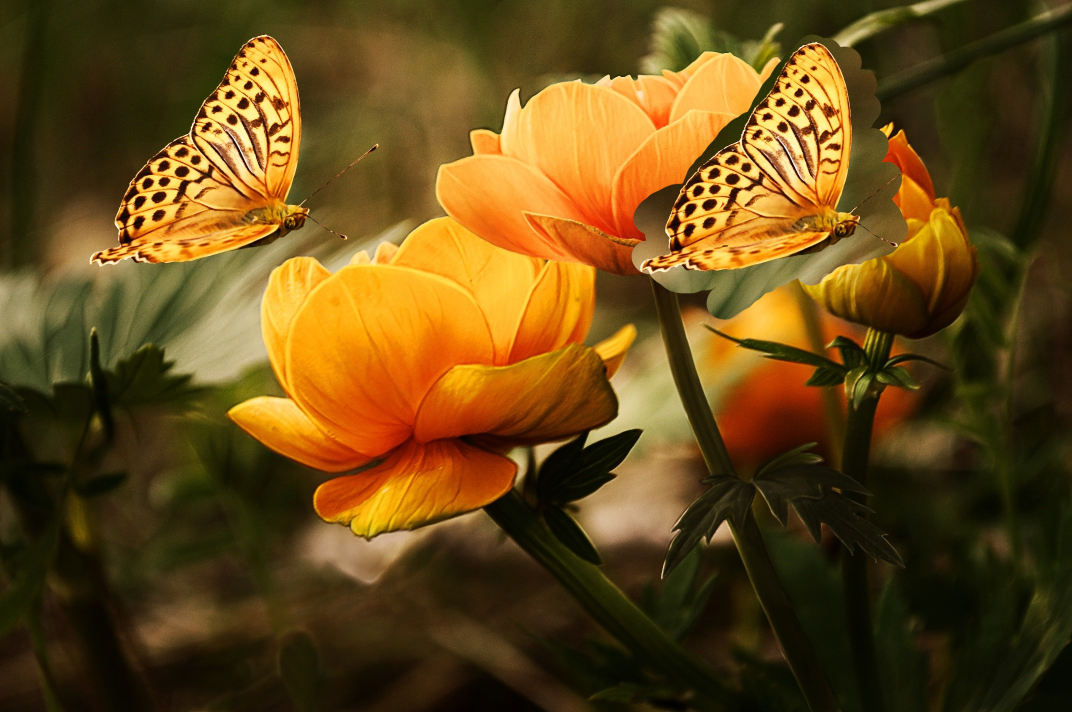
#> input picture image/colorFlower-cloned.jpeg, 2144 x 1424 px, found by its file name (shown at 1/2 size)
$ python cloning4.py
#> lines starting #> are read from the running program, lines starting #| are printed output that depends on the picture
"""this is not completed. but intended to have the euclidean based feature matching and do HOG descriptor matching
if no match was found on SIFT features"""
# import the necessary packages
import threading

from cv2.cv2 import HOGDescriptor
from skimage import img_as_float
from skimage.segmentation import slic
import matplotlib.pyplot as plt
from skimage.segmentation import mark_boundaries
import numpy
import cv2
import scipy.spatial.distance
import time


class Data:
    # [6 lines left out: function __init__, not called in this run]


class KeyDes:
    def __init__(self, keypoint=None, descriptor=None):
        """this act as the constructor"""
        self.keypoint = keypoint
        self.descriptor = descriptor


def getImageSegments(rgbImage: numpy.uint8, segments: int, sigma: int) -> numpy.ndarray:
    """this will return the slic segmetns"""
    # img = img_as_float(image)
    bgrImage = rgbImage[:, :, ::-1]  # converted to bgr order because skimage work on bgr images
    segmentedData = slic(image=bgrImage, n_segments=segments, sigma=sigma)
    # drawSegments(image=bgrImage, segments=segmentedData)
    return segmentedData


# [9 lines left out: function drawSegments, not called in this run]


def resizeImage(image: numpy.uint8) -> numpy.uint8:
    """this will resize image if dimensions are greter than 512"""
    if image.shape[0] > 512:
        width = int(numpy.around((image.shape[1]) / 2))
        height = int(numpy.around(image.shape[0] / 2))
        resizedImage = cv2.resize(src=image, dsize=(width, height))
        return resizedImage
    return image


def getSIFTKeyDes(image: numpy.uint8) -> (list, numpy.ndarray):
    """here we do the keypoint besed calculations"""
    grayImage = cv2.cvtColor(image, cv2.COLOR_BGR2GRAY)
    sift = cv2.xfeatures2d.SIFT_create()
    keys, des = sift.detectAndCompute(grayImage, None)
    print('type of keys : ', type(keys))
    print('type of descriptors : ', type(des))
    print('length of keys - of type <class \'list\'>: ', len(keys))
    print('shape of descriptors - of type <class \'numpy.ndarray\'>: ', des.shape)
    return keys, des


# [21 lines left out: functions drawSIFTKeysOnly, drawSURFKeysOnly, not called in this run]


def clusterKeypoints(keypoints: list, descriptors: numpy.ndarray, segments: numpy.ndarray) -> dict:
    dictionary = {}
    for keypoint, descriptor in zip(keypoints, descriptors):  # index is starting from ZERO
        segmentVal = segments[int(round(keypoint.pt[1]))][int(round(keypoint.pt[0]))]
        # segments are in (row,col) order and keypoint.pt is in (x,y) order

        if segmentVal in dictionary:
            dictionary[segmentVal].append(KeyDes(keypoint=keypoint, descriptor=descriptor))
        else:
            dictionary[segmentVal] = [KeyDes(keypoint=keypoint, descriptor=descriptor)]
    return dictionary


# [151 lines left out: functions matchedKeypoints, matchClusters, identifySuspectAreas, calculsteHOGofSuspectAreas, drawMatchedClusters, drawClonedArea, not called in this run]


start_time = time.time()
# img = cv2.imread('/home/waasala/workspace/PycharmProjects/OpenCVBasic/cloningDetection/image.png')
img = resizeImage(cv2.imread('/home/waasala/workspace/gimp/colorFlower-cloned.jpeg'))
#> in resizeImage, `width = int(numpy.around((image.shape[1]) / 2))`: width = 1072
#> in resizeImage, `resizedImage = cv2.resize(src=image, dsize=(width, height))`:
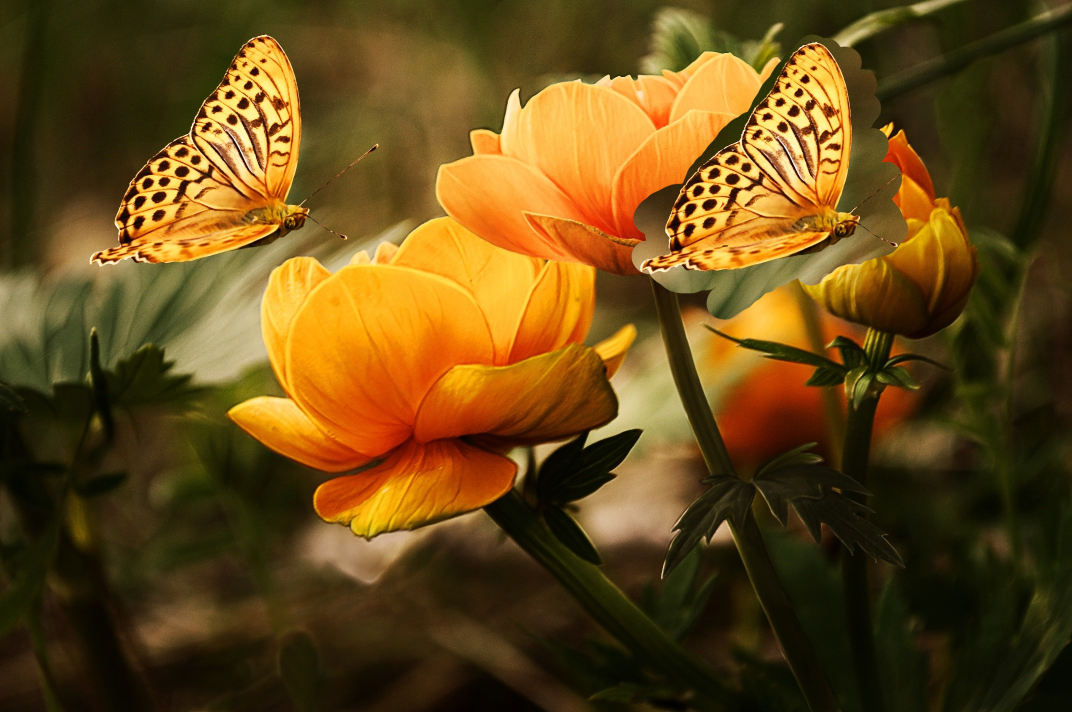
#> resizedImage: shape (712, 1072, 3); mean B, G, R 23.6, 73.1, 101.4

keys, des = getSIFTKeyDes(image=img)
#> in getSIFTKeyDes, `grayImage = cv2.cvtColor(image, cv2.COLOR_BGR2GRAY)`:
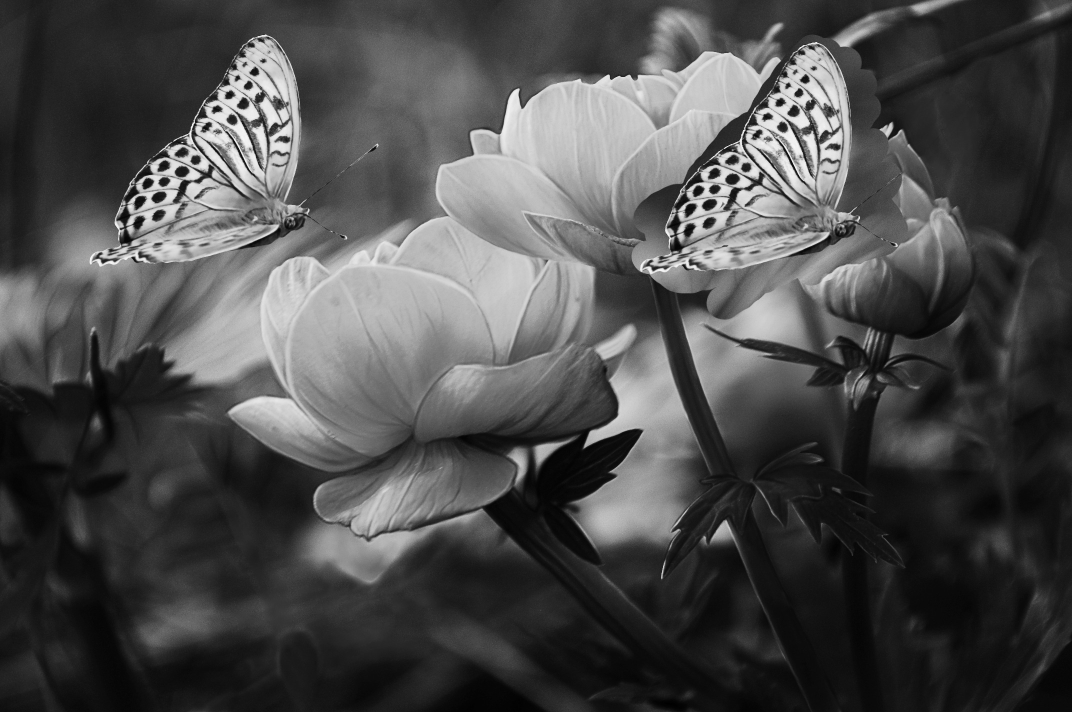
#> grayImage: shape (712, 1072); min 0, max 246, mean 75.9
#> in getSIFTKeyDes, `keys, des = sift.detectAndCompute(grayImage, None)`: keys = 1745 keypoints; strongest (x, y, size): (780, 102, 5.4), (255, 72, 5.3), (805, 79, 5.2), (767, 117, 5)
#| type of keys :  <class 'tuple'>
#| type of descriptors :  <class 'numpy.ndarray'>
#| length of keys - of type <class 'list'>:  1745
#| shape of descriptors - of type <class 'numpy.ndarray'>:  (1745, 128)
segments = getImageSegments(rgbImage=img.copy(), segments=500, sigma=5)
#> in getImageSegments, `bgrImage = rgbImage[:, :, ::-1]`:
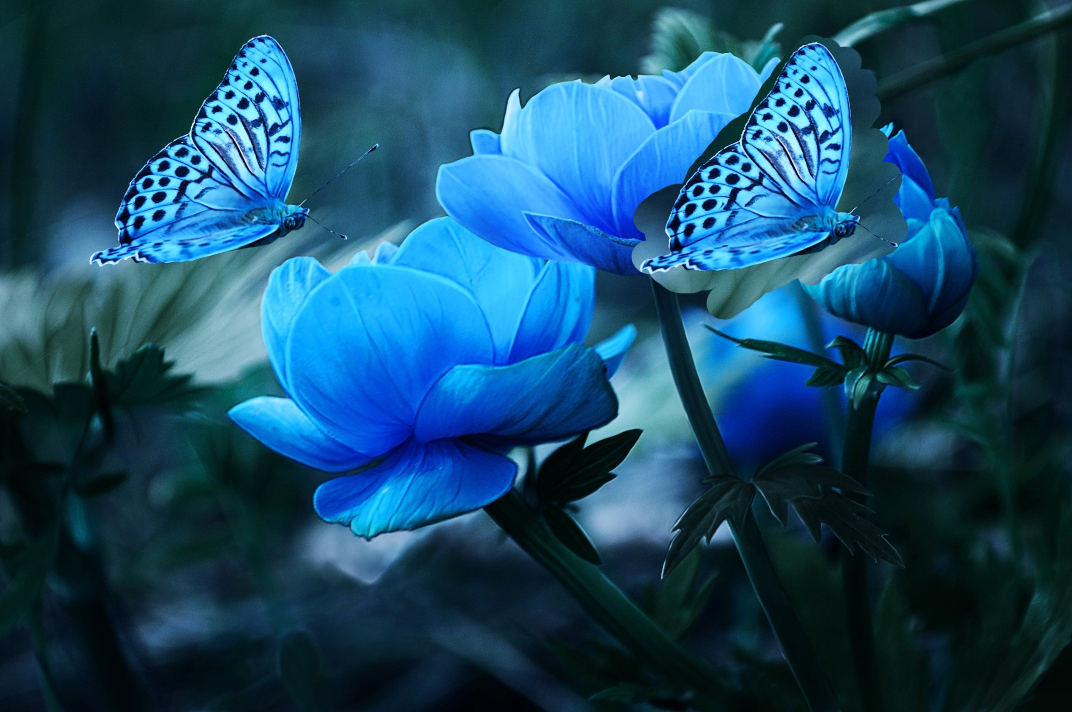
#> bgrImage: shape (712, 1072, 3); mean of channels 0, 1, 2 101.4, 73.1, 23.6; drawn as B, G, R
#> in getImageSegments, `segmentedData = slic(image=bgrImage, n_segments=segments, sigma=sigma)`:
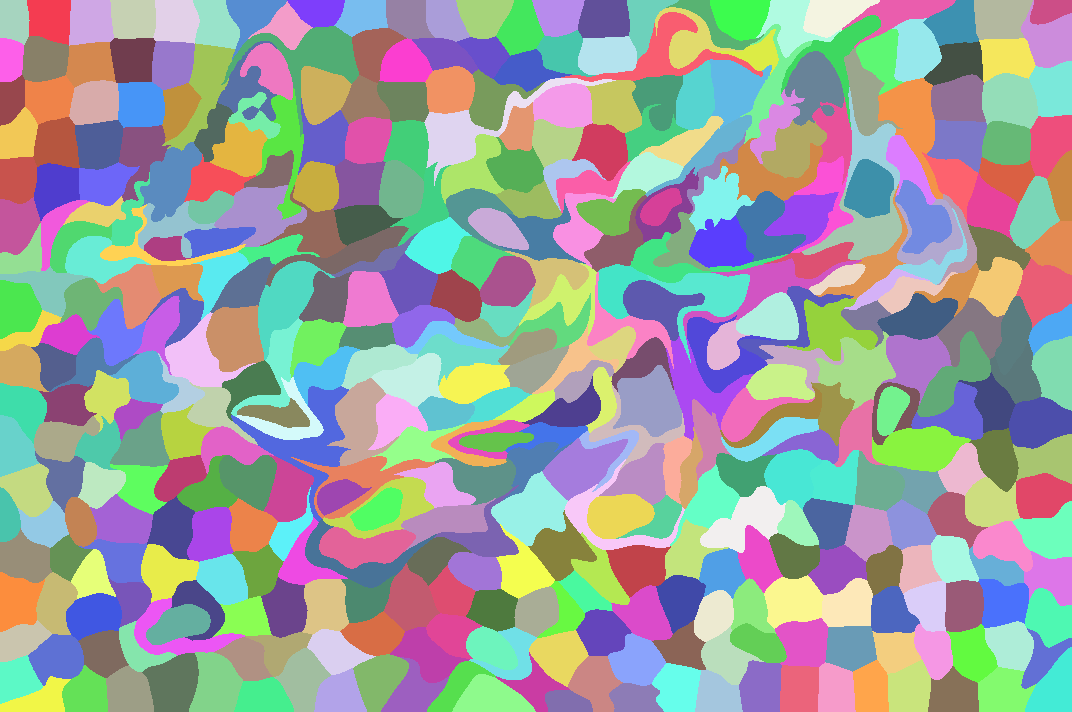
#> segmentedData: shape (712, 1072) int64; 443 distinct labels, from 1 to 443; one colour per label, 0 black
clusturedKeypoints = clusterKeypoints(keypoints=keys, descriptors=des, segments=segments)
#> the loop in clusterKeypoints, `for keypoint, descriptor in zip(keypoints, descriptors):` made 1745 passes
#> after the loop in clusterKeypoints, `for keypoint, descriptor in zip(keypoints, descriptors):`: dictionary = 220 items
#> clusturedKeypoints = 220 items
#> (the run stopped early here; a loop or call above may not have finished)

$ run again, with image/colorEagle.jpeg copied over image/colorFlower-cloned.jpeg
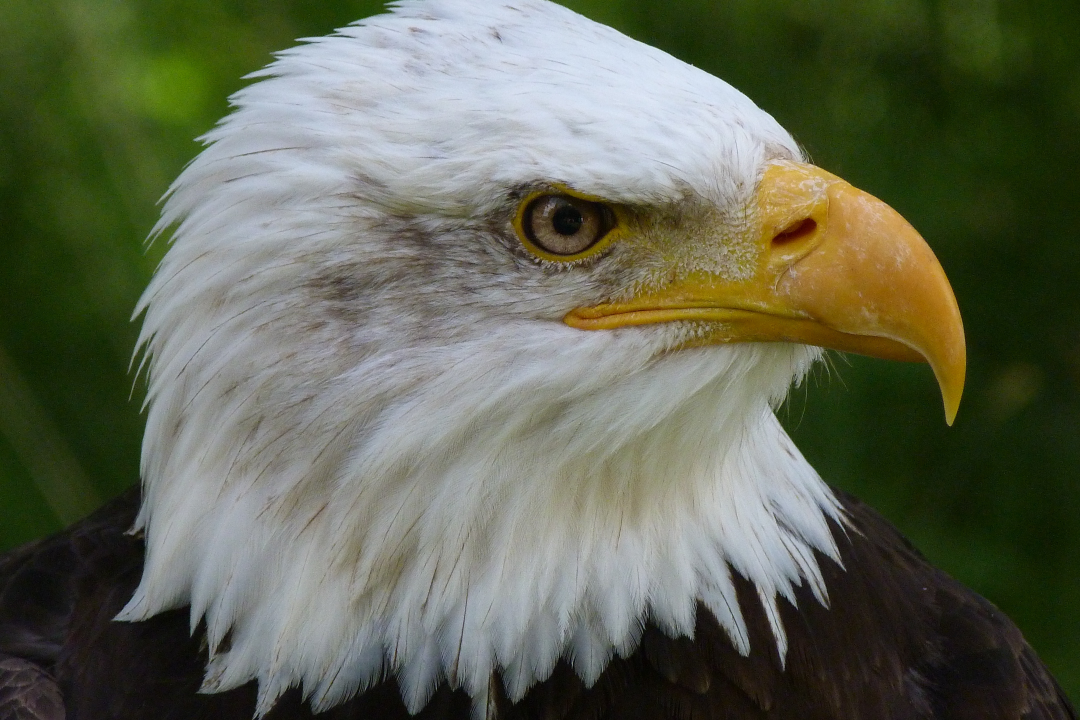
#> input picture image/colorEagle.jpeg, 4320 x 2880 px, found by its file name (shown at 1/4 size)
#> width = 2160
#> in getSIFTKeyDes, `grayImage = cv2.cvtColor(image, cv2.COLOR_BGR2GRAY)`:
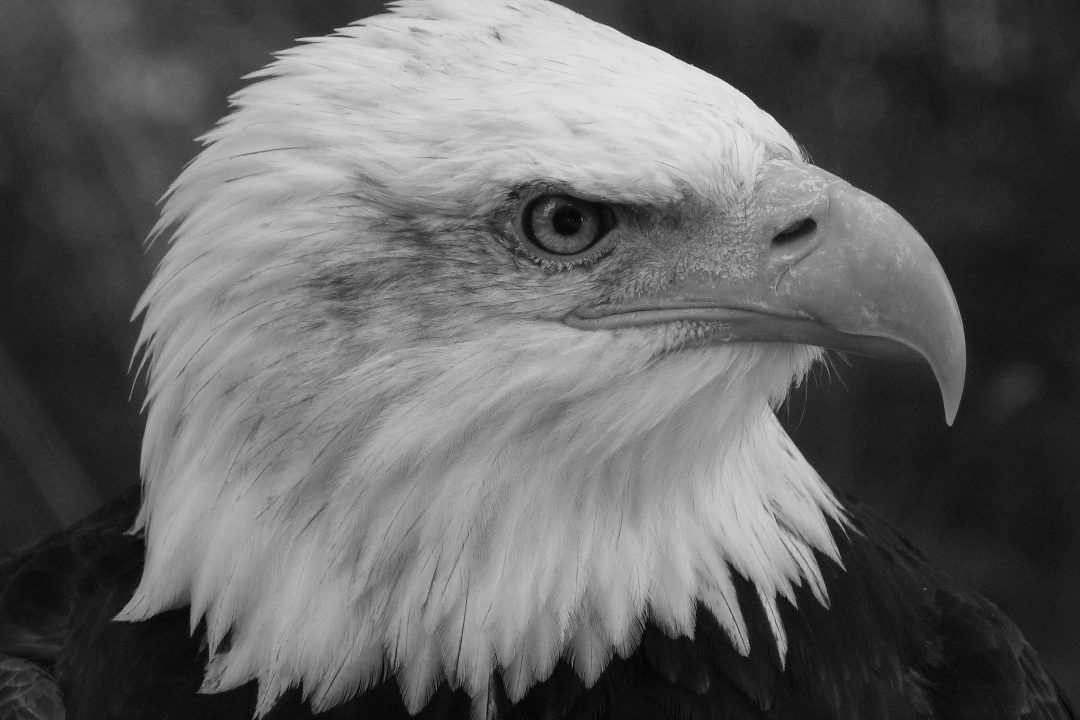
#> grayImage: shape (1440, 2160) (shown at 1/2 size); min 1, max 247, mean 98.5
#> in getSIFTKeyDes, `keys, des = sift.detectAndCompute(grayImage, None)`: keys = 3265 keypoints; strongest (x, y, size): (1368, 251, 189.1), (1490, 1177, 35.4), (1505, 1028, 223.7), (1293, 1224, 2.1)
#| type of keys :  <class 'tuple'>
#| type of descriptors :  <class 'numpy.ndarray'>
#| length of keys - of type <class 'list'>:  3265
#| shape of descriptors - of type <class 'numpy.ndarray'>:  (3265, 128)
#> in getImageSegments, `segmentedData = slic(image=bgrImage, n_segments=segments, sigma=sigma)`:
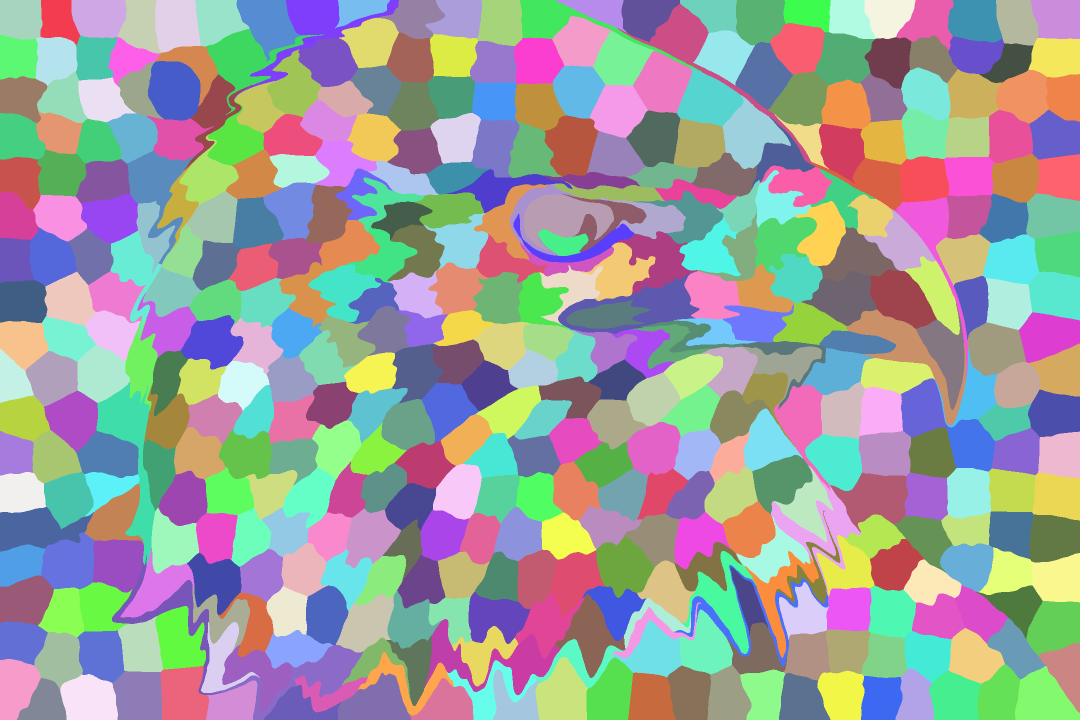
#> segmentedData: shape (1440, 2160) int64 (shown at 1/2 size); 452 distinct labels, from 1 to 452; one colour per label, 0 black
#> the loop in clusterKeypoints, `for keypoint, descriptor in zip(keypoints, descriptors):` made 3265 passes
#> after the loop in clusterKeypoints, `for keypoint, descriptor in zip(keypoints, descriptors):`: dictionary = 252 items

$ run again, with image/colorLandScape.jpg copied over image/colorFlower-cloned.jpeg
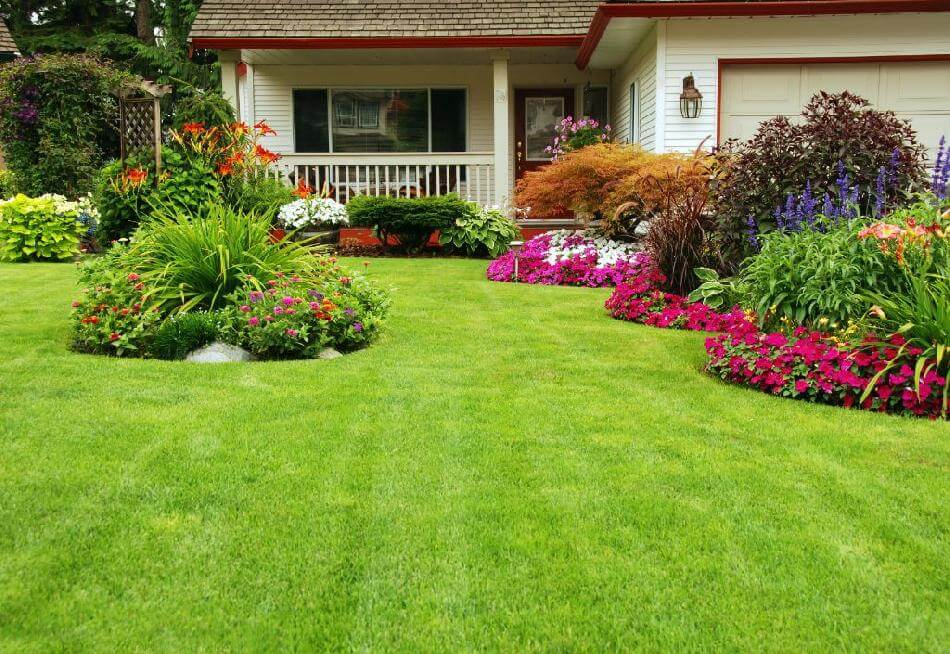
#> input picture image/colorLandScape.jpg, 950 x 654 px, found by its file name
#> width = 475
#> in getSIFTKeyDes, `grayImage = cv2.cvtColor(image, cv2.COLOR_BGR2GRAY)`:
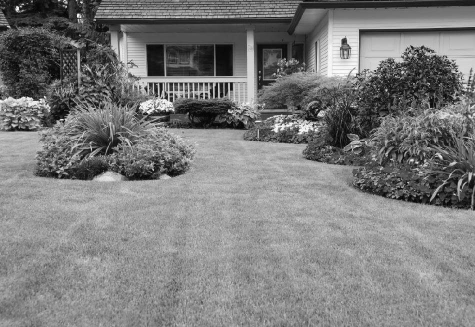
#> grayImage: shape (327, 475); min 3, max 252, mean 124.5
#> in getSIFTKeyDes, `keys, des = sift.detectAndCompute(grayImage, None)`: keys = 1294 keypoints; strongest (x, y, size): (17, 9, 2.9), (78, 15, 2.2), (344, 41, 3.9), (166, 98, 2.2)
#| type of keys :  <class 'tuple'>
#| type of descriptors :  <class 'numpy.ndarray'>
#| length of keys - of type <class 'list'>:  1294
#| shape of descriptors - of type <class 'numpy.ndarray'>:  (1294, 128)
#> in getImageSegments, `segmentedData = slic(image=bgrImage, n_segments=segments, sigma=sigma)`:
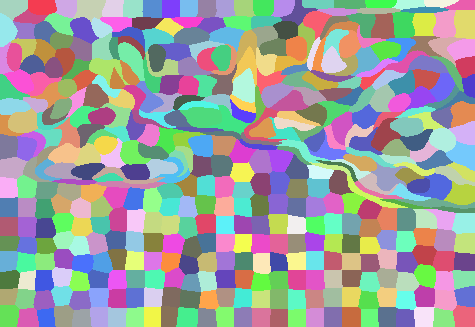
#> segmentedData: shape (327, 475) int64; 457 distinct labels, from 1 to 457; one colour per label, 0 black
#> the loop in clusterKeypoints, `for keypoint, descriptor in zip(keypoints, descriptors):` made 1294 passes
#> after the loop in clusterKeypoints, `for keypoint, descriptor in zip(keypoints, descriptors):`: dictionary = 284 items
